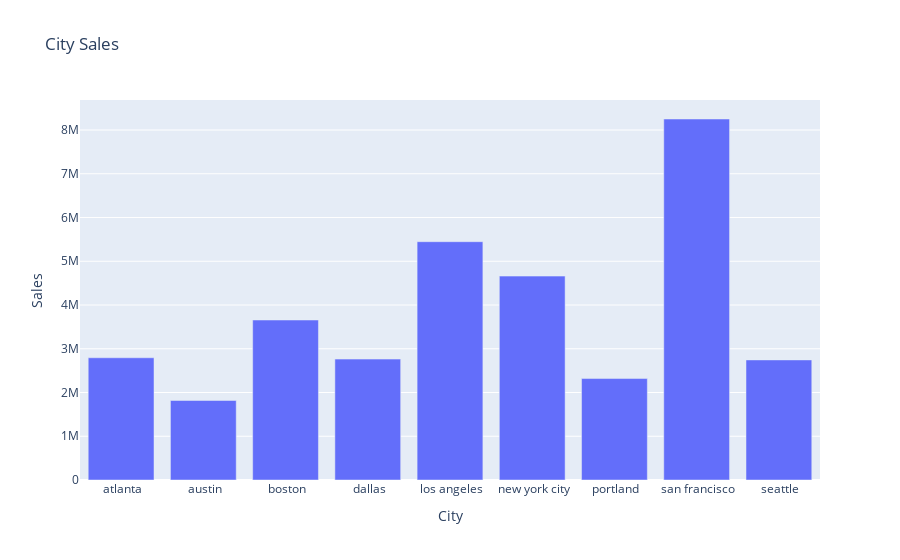

This figure's notebook cell:
### Code cell
#Sales by city
city_sale=df.groupby("City").sum()
city_chart=px.bar(
    city_sale,
    x=city_sale.index,
    y="Sales",
    title="City Sales"
)
city_chart.show()

### Figure 1 — Plotly figure (JSON) as saved in the notebook; plotly's stock layout.template omitted (floating-point values rounded to 4 significant figures)
{"data": [{"alignmentgroup": "True", "hovertemplate": "City=%{x}<br>Sales=%{y}<extra></extra>", "legendgroup": "", "marker": {"color": "#636efa", "pattern": {"shape": ""}}, "name": "", "offsetgroup": "", "orientation": "v", "showlegend": false, "textposition": "auto", "type": "bar", "x": [" atlanta", " austin", " boston", " dallas", " los angeles", " new york city", " portland", " san francisco", " seattle"], "xaxis": "x", "y": [2794000.0, 1818000.0, 3657000.0, 2764000.0, 5447000.0, 4661000.0, 2319000.0, 8252000.0, 2745000.0], "yaxis": "y"}], "layout": {"barmode": "relative", "legend": {"tracegroupgap": 0}, "title": {"text": "City Sales"}, "xaxis": {"anchor": "y", "domain": [0, 1], "title": {"text": "City"}}, "yaxis": {"anchor": "x", "domain": [0, 1], "title": {"text": "Sales"}}}}
